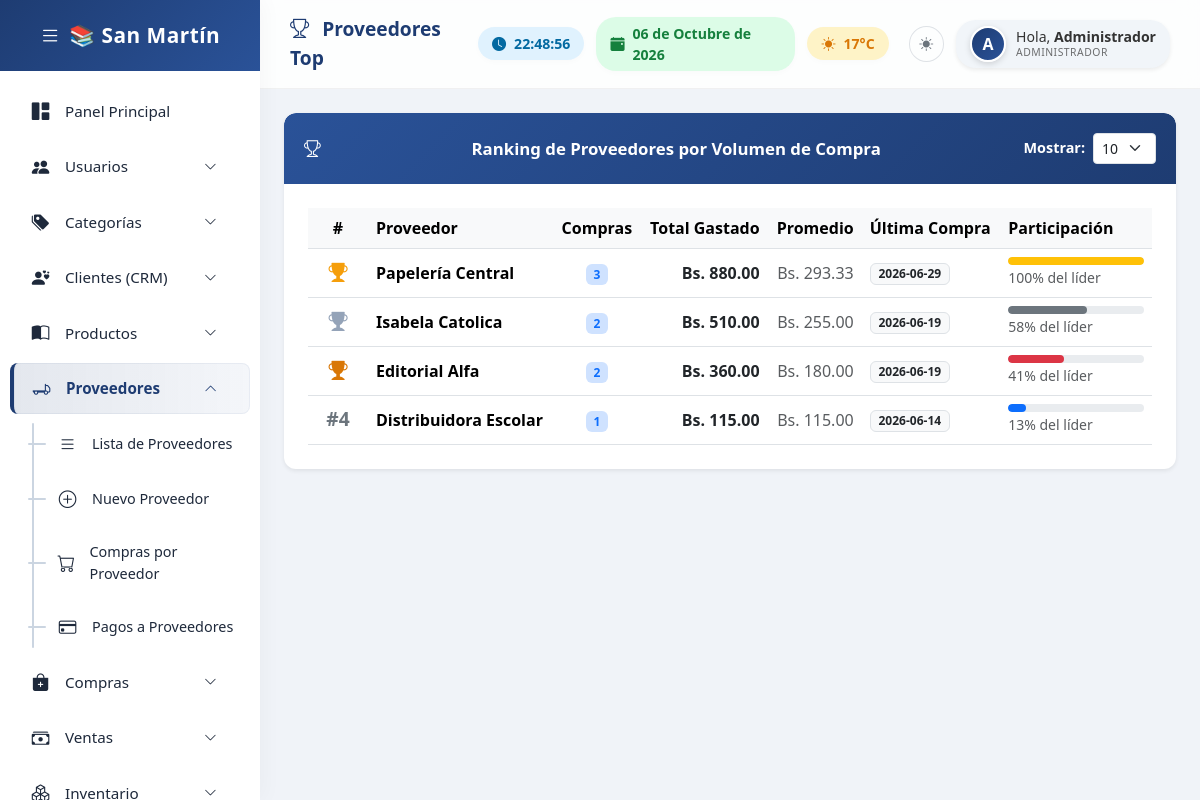
/proveedores/proveedores_top.php (signed in), run on the app's committed database.
### tables this page shows
CREATE TABLE `proveedores` (
  `id_proveedor` int(11) NOT NULL AUTO_INCREMENT,
  `nombre` varchar(150) DEFAULT NULL,
  `telefono` varchar(30) DEFAULT NULL,
  `direccion` varchar(255) DEFAULT NULL,
  `activo` tinyint(1) DEFAULT 1,
  PRIMARY KEY (`id_proveedor`)
);

### proveedores/proveedores_top.php (the view, shortened to what this page needs)
<?php
$limite = isset($_GET['limite']) ? intval($_GET['limite']) : 10;
$sql = "SELECT p.id_proveedor, p.nombre, p.telefono, p.direccion,
               COUNT(c.id_compra) as total_compras,
               COALESCE(SUM(c.total), 0) as total_gastado,
               COALESCE(AVG(c.total), 0) as promedio_gasto,
               COALESCE(MAX(c.fecha), 'Sin compras') as ultima_compra
        FROM proveedores p
        LEFT JOIN compras c ON p.id_proveedor = c.proveedor_id
        GROUP BY p.id_proveedor
        HAVING total_compras > 0
        ORDER BY total_gastado DESC
        LIMIT $limite";
$resultado = mysqli_query($conexion, $sql);
$proveedores = mysqli_fetch_all($resultado, MYSQLI_ASSOC);
$max_gasto = 0;
if(count($proveedores) > 0){
    $max_gasto = $proveedores[0]['total_gastado'];
}
?>
<!DOCTYPE html>
<html lang="es">
<head>
    <link href="https://cdn.jsdelivr.net/npm/bootstrap@5.3.3/dist/css/bootstrap.min.css" rel="stylesheet">
    <link rel="stylesheet" href="https://cdn.jsdelivr.net/npm/bootstrap-icons@1.11.3/font/bootstrap-icons.min.css">
<link rel="stylesheet" href="/includes/base.css">
</head>
<body>
<?php $base_path = '../'; include '../includes/sidebar.php'; ?>
<div class="main-content">
    <div class="topbar">
        <div class="topbar-title"><i class="bi bi-trophy me-2"></i> Proveedores Top</div>
        <div class="topbar-widgets">
            <div class="widget-box widget-time"><i class="bi bi-clock-fill me-2"></i> <span id="live-clock">00:00:00</span></div>
            <div class="widget-box widget-date"><i class="bi bi-calendar-event-fill me-2"></i> <span id="live-date">--/--/----</span></div>
            <div class="widget-box widget-weather"><i class="bi bi-sun-fill me-2"></i> <span>17°C</span></div>
            <div class="user-profile shadow-sm">
    <div class="profile-avatar-wrap"><?php if(!empty($_SESSION["imagen"])): ?><img src="../assets/uploads/usuarios/<?php echo $_SESSION["imagen"]; ?>" class="profile-avatar"><?php else: ?><div class="profile-avatar-inicial"><?php echo strtoupper(substr($_SESSION["nombre"],0,1)); ?></div><?php endif; ?></div>
    <div class="profile-info">
        <div class="profile-name">Hola, <strong><?php echo $_SESSION["nombre"]; ?></strong></div>
        <div class="profile-role"><?php echo $_SESSION["rol"]; ?></div>
    </div>
</div>        </div>
    </div>
    <div class="container-fluid p-4 content-wrap">
        <div class="panel-custom shadow-sm">
            <div class="panel-custom-header">
                <i class="bi bi-trophy me-2"></i> <span class="menu-text"> Ranking de Proveedores por Volumen de Compra</span>
                <form method="GET" class="d-flex align-items-center gap-2">
                    <label class="text-white fw-bold" style="font-size:0.9rem;">Mostrar:</label>
                    <select name="limite" class="form-select form-select-sm" style="width:auto;" onchange="this.form.submit()">
                        <option value="10" <?php echo $limite==10?'selected':''; ?>>10</option>
                    </select>
                </form>
            </div>
            <div class="panel-custom-body p-4">
                <?php if(count($proveedores) == 0){ ?>
                <div class="text-center py-5">
                    <i class="bi bi-inbox" style="font-size: 3rem; color: #cbd5e1;"></i>
                    <p class="text-muted mt-3 fs-5">No hay compras registradas para generar ranking.</p>
                </div>
                <?php } else { ?>
                <div class="table-responsive">
                    <table class="table table-hover align-middle mb-0">
                        <thead>
                            <tr class="table-light border-bottom">
                                <th style="width:60px;" class="text-center">#</th>
                                <th>Proveedor</th>
                                <th class="text-center">Compras</th>
                                <th class="text-end">Total Gastado</th>
                                <th class="text-end">Promedio</th>
                                <th>Última Compra</th>
                                <th style="min-width:150px;">Participación</th>
                            </tr>
                        </thead>
                        <tbody>
                            <?php
                            $num = 1;
                            foreach($proveedores as $p){
                                $medal = '';
                                $rankClass = 'rank-number text-secondary';
                                if($num == 1){ $medal = '<i class="bi bi-trophy-fill medal-1"></i>'; $rankClass = 'rank-number medal-1'; }
                                elseif($num == 2){ $medal = '<i class="bi bi-trophy-fill medal-2"></i>'; $rankClass = 'rank-number medal-2'; }
                                elseif($num == 3){ $medal = '<i class="bi bi-trophy-fill medal-3"></i>'; $rankClass = 'rank-number medal-3'; }
                                $porcentaje = $max_gasto > 0 ? round(($p['total_gastado'] / $max_gasto) * 100) : 0;
                                $barColor = 'bg-primary';
                                if($num == 1) $barColor = 'bg-warning';
                                elseif($num == 2) $barColor = 'bg-secondary';
                                elseif($num == 3) $barColor = 'bg-danger';
                            ?>
                            <tr>
                                <td class="text-center"><span class="<?php echo $rankClass; ?>"><?php echo $medal ? "$medal" : "#$num"; ?></span></td>
                                <td><strong><?php echo $p['nombre']; ?></strong></td>
                                <td class="text-center"><span class="badge bg-primary-subtle text-primary fw-bold"><?php echo $p['total_compras']; ?></span></td>
                                <td class="text-end fw-bold text-dark">Bs. <?php echo number_format($p['total_gastado'], 2); ?></td>
                                <td class="text-end text-muted">Bs. <?php echo number_format($p['promedio_gasto'], 2); ?></td>
                                <td><span class="badge bg-light text-dark border"><?php echo $p['ultima_compra']; ?></span></td>
                                <td>
                                    <div class="progress progress-bar-custom">
                                        <div class="progress-bar <?php echo $barColor; ?> progress-bar-custom" role="progressbar" style="width: <?php echo $porcentaje; ?>%;"></div>
                                    </div>
                                    <small class="text-muted"><?php echo $porcentaje; ?>% del líder</small>
                                </td>
                            </tr>
                            <?php $num++; } ?>
                        </tbody>
                    </table>
                </div>
                <?php } ?>
            </div>
        </div>
    </div>
</div>
</body>
</html>

### includes/base.css (style rules this page uses)
:root { --body-bg:#f0f3f8;--sidebar-bg:#fff;--sidebar-text:#1e293b;--sidebar-hover-bg:#e2e8f0;--sidebar-accent:#1e3c72;--sidebar-active-bg:linear-gradient(90deg,rgba(30,60,114,0.12),rgba(42,82,152,0.05));--sidebar-brand-bg:linear-gradient(135deg,#1e3c72,#2a5298);--topbar-bg:rgba(255,255,255,0.85);--panel-bg:#fff;--panel-header-bg:linear-gradient(135deg,#2a5298,#1e3c72);--profile-bg:#f1f5f9;--profile-text:#333;--sub-item-active-bg:#eef2ff;--scrollbar-thumb:rgba(0,0,0,0.12);--scrollbar-thumb-hover:rgba(0,0,0,0.25);--collapse-line:#cbd5e1;--collapse-dash:#94a3b8;--border-color:rgba(0,0,0,0.05);--form-bg:#fff;--form-text:#1e293b;--form-border:#d1d5db;--form-focus-border:#60a5fa;--input-group-bg:#f1f5f9;--card-bg:#fff; }
body { background:var(--body-bg);font-family:'Segoe UI',sans-serif;margin:0;overflow-x:hidden; }
.main-content { margin-left:260px;min-height:100vh;transition:all 0.3s ease; }
.topbar { background:var(--topbar-bg);backdrop-filter:blur(10px);-webkit-backdrop-filter:blur(10px);padding:15px 30px;display:flex;justify-content:space-between;align-items:center;border-bottom:1px solid var(--border-color);position:sticky;top:0;z-index:999; }
.topbar-title { font-size:1.2rem;font-weight:600;color:var(--sidebar-accent); }
.topbar-widgets { display:flex;align-items:center;gap:12px; }
.widget-box { padding:6px 14px;border-radius:20px;font-size:0.88rem;font-weight:600;display:flex;align-items:center;box-shadow:0 2px 6px rgba(0,0,0,0.02); }
.widget-time { background:#e0f2fe;color:#0369a1; }
.widget-date { background:#dcfce7;color:#15803d; }
.widget-weather { background:#fef3c7;color:#d97706; }
.user-profile { display:flex;align-items:center;background:var(--profile-bg);padding:6px 14px;border-radius:20px;font-size:0.9rem;color:var(--profile-text); }
.profile-avatar-wrap { flex-shrink:0;margin-right:10px;display:flex;align-items:center; }
.profile-avatar-inicial { width:36px;height:36px;border-radius:50%;background:linear-gradient(135deg,#1e3c72,#2a5298);color:#fff;display:flex;align-items:center;justify-content:center;font-weight:700;font-size:1rem;border:2px solid #fff;box-shadow:0 2px 6px rgba(0,0,0,0.15); }
.profile-info { display:flex;flex-direction:column;line-height:1.2; }
.profile-name { font-size:0.88rem;white-space:nowrap; }
.profile-role { font-size:0.65rem;text-transform:uppercase;letter-spacing:0.5px;opacity:0.7;white-space:nowrap; }
.panel-custom { border:none;border-radius:12px;background:var(--panel-bg);box-shadow:0 4px 15px rgba(0,0,0,0.02);margin-bottom:30px;animation:fadeInUp 0.5s ease-in-out;overflow:hidden; }
.panel-custom-header { padding:20px;font-size:1.05rem;font-weight:600;color:#fff;border-radius:12px 12px 0 0;background:var(--panel-header-bg); }
.panel-custom-body { padding:20px; }
.content-wrap { max-width:none !important; }

### data on the page
proveedores: nombre "Papelería Central", total_compras "3", total_gastado "880.00", promedio_gasto "293.33", ultima_compra "2026-06-29", porcentaje "100"
proveedores: nombre "Isabela Catolica", total_compras "2", total_gastado "510.00", promedio_gasto "255.00", ultima_compra "2026-06-19", porcentaje "58"
proveedores: nombre "Editorial Alfa", total_compras "2", total_gastado "360.00", promedio_gasto "180.00", ultima_compra "2026-06-19", porcentaje "41"
proveedores: nombre "Distribuidora Escolar", total_compras "1", total_gastado "115.00", promedio_gasto "115.00", ultima_compra "2026-06-14", porcentaje "13"

### other printed values
substr($_SESSION["nombre"],0,1) "A"
$_SESSION["nombre"] "Administrador"
$_SESSION["rol"] "ADMINISTRADOR"
